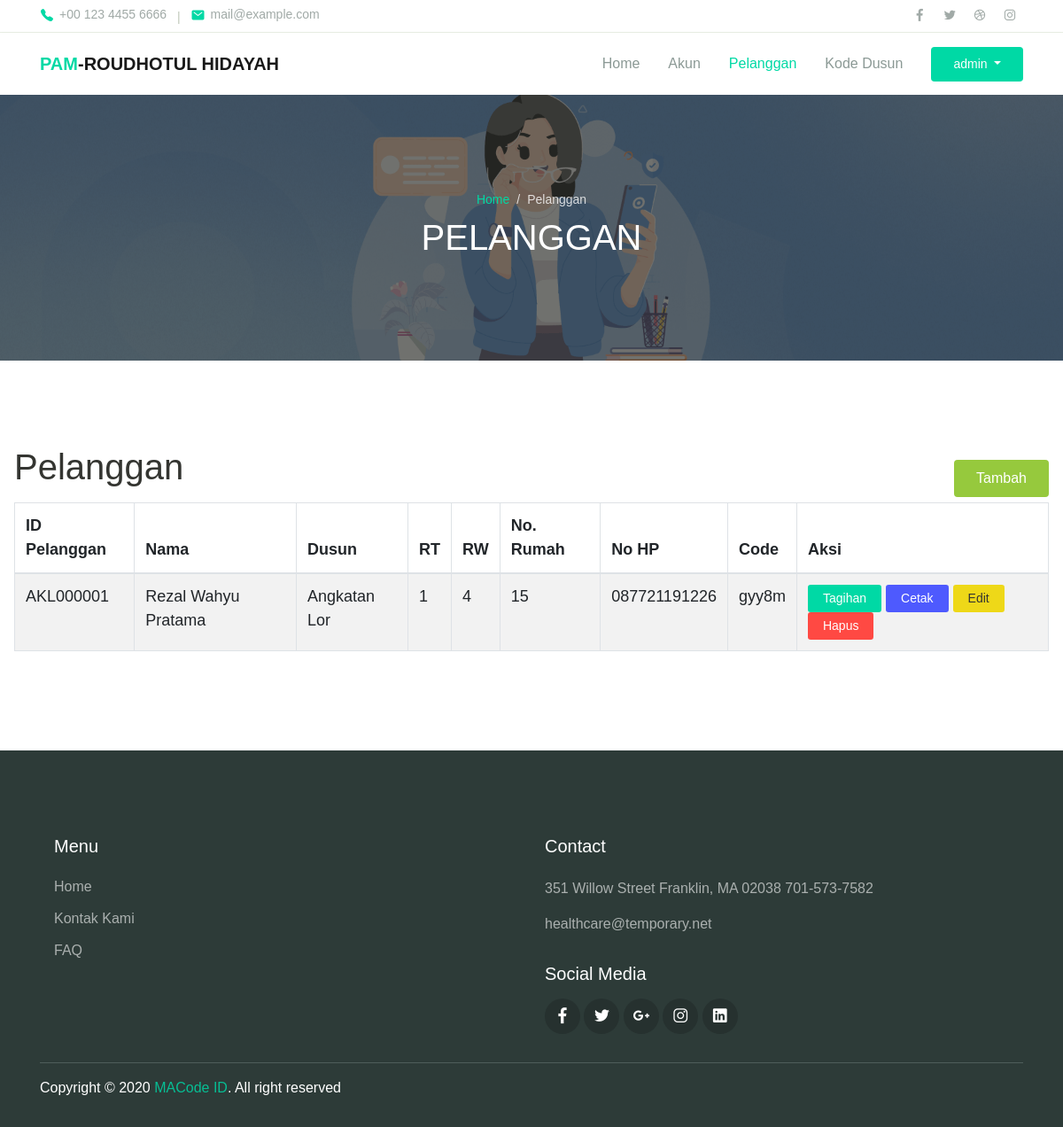
Page /admin/pelanggan.php (signed in) on the earlier database version.
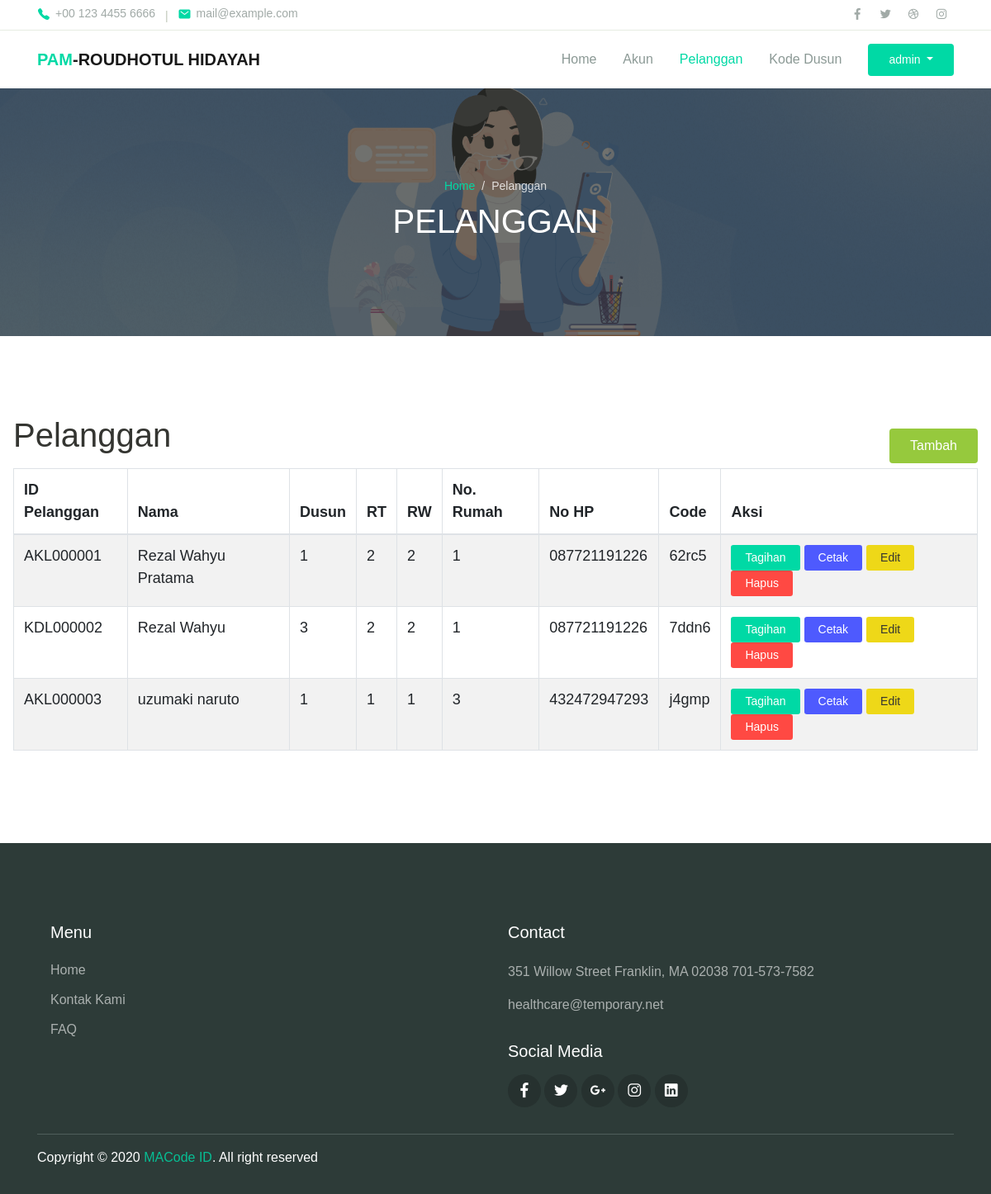
Same page on the later database version.
### tables this page shows
CREATE TABLE `pelanggan` (
  `id` int(10) NOT NULL,
  `id_pelanggan` varchar(10) NOT NULL,
  `nama` char(40) NOT NULL,
  `dusun` int(4) NOT NULL,
  `rt` int(3) NOT NULL,
  `rw` int(3) NOT NULL,
  `no_rumah` int(4) NOT NULL,
  `no_hp` varchar(13) NOT NULL,
  `level` varchar(20) NOT NULL,
  `code` varchar(10) NOT NULL,
  `qrcode` varchar(500) NOT NULL
);

### admin/pelanggan.php (the view, shortened to what this page needs)
<?php
    include '../config/koneksi.php';
    $query_data_pelanggan = mysqli_query($koneksi, "SELECT * FROM pelanggan");
    include 'layout/header.php';
?>
  <div class="page-banner overlay-dark bg-image" style="background-image: url('../assets/img/gmb-4.png');">
    <div class="banner-section">
      <div class="container text-center wow fadeInUp">
        <nav aria-label="Breadcrumb">
          <ol class="breadcrumb breadcrumb-dark bg-transparent justify-content-center py-0 mb-2">
            <li class="breadcrumb-item"><a href="index.php">Home</a></li>
            <li class="breadcrumb-item active" aria-current="page">Pelanggan</li>
          </ol>
        </nav>
        <h1 class="font-weight-normal">PELANGGAN</h1>
      </div>
    </div>
  </div>
  <div class="page-section">
    <div class="container-fluid p-3">
      <div class="row justify-content-center">
        <div class="col-12 wow fadeInUp">
          <h1 class="mb-3">Pelanggan <a href="pelanggan_tambah.php" class="btn mt-3 btn-success float-right">Tambah</a></h1>
          <div class="text-lg">
            <table id="data_table" class="table table-striped table-bordered" style="width:100%">
              <thead>
                  <tr>
                      <th>ID Pelanggan</th>
                      <th>Nama</th>
                      <th>Dusun</th>
                      <th>RT</th>
                      <th>RW</th>
                      <th>No. Rumah</th>
                      <th>No HP</th>
                      <th>Code</th>
                      <th>Aksi</th>
                  </tr>
              </thead>
              <tbody>
                  <?php
                  foreach ($query_data_pelanggan as $a) {
                  ?>
                  <tr>
                      <td><?php echo $a['id_pelanggan']; ?></td>
                      <td><?php echo $a['nama']; ?></td>
                      <td><?php echo $a['dusun']; ?></td>
                      <td><?php echo $a['rt']; ?></td>
                      <td><?php echo $a['rw']; ?></td>
                      <td><?php echo $a['no_rumah']; ?></td>
                      <td><?php echo $a['no_hp']; ?></td>
                      <td><?php echo $a['code']; ?></td>
                      <td>
                        <a href="pelanggan_tagihan.php?id=<?php echo $a['id']; ?>" class="btn btn-sm pt-1 pb-1 pl-3 pr-3 btn-primary">Tagihan</a>
                        <a target="_blank" href="function/cetak_idpengguna.php?id=<?php echo $a['id_pelanggan']; ?>" class="btn btn-sm pt-1 pb-1 pl-3 pr-3 btn-secondary">Cetak</a>
                        <a href="pelanggan_edit.php?id=<?php echo $a['id']; ?>" class="btn btn-sm pt-1 pb-1 pl-3 pr-3 btn-warning">Edit</a>
                        <a href="function/hapus_pelanggan.php?id=<?php echo $a['id']; ?>" class="btn btn-sm pt-1 pb-1 pl-3 pr-3 btn-danger">Hapus</a>
                      </td>
                  </tr>
                  <?php
                  }
                  ?>
                </tbody>
              </table>
            </div>
          </div>
        </div>
      </div>
    </div>
<?php
include_once('layout/footer.php');
?>

Differences in the rows shown:
changed pelanggan "AKL000001": dusun "Angkatan Lor" → "1"; rt "1" → "2"; rw "4" → "2"; no_rumah "15" → "1"; code "gyy8m" → "62rc5"
added pelanggan: id_pelanggan "KDL000002", nama "Rezal Wahyu", dusun "3", rt "2", rw "2", no_rumah "1", no_hp "087721191226", code "7ddn6"
added pelanggan: id_pelanggan "AKL000003", nama "uzumaki naruto", dusun "1", rt "1", rw "1", no_rumah "3", no_hp "432472947293", code "j4gmp"
